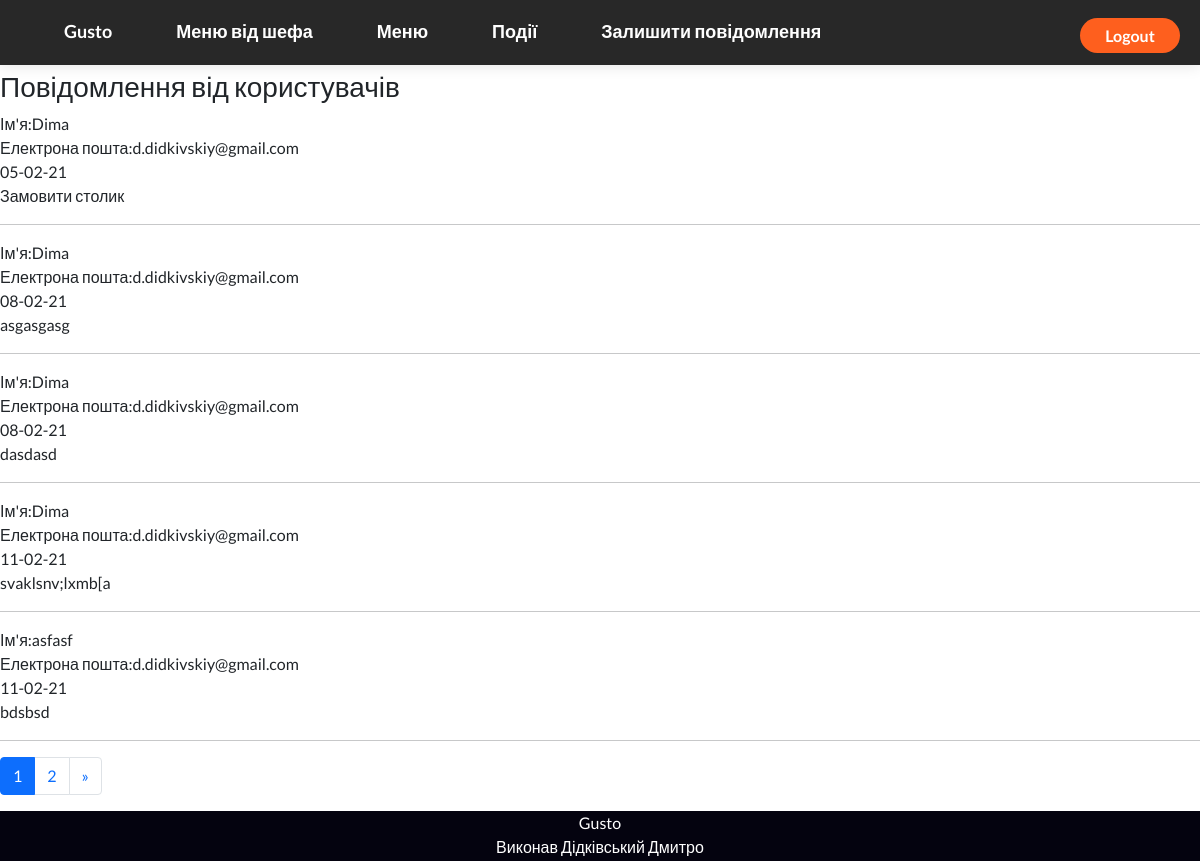
/user_messages/ (signed in), run on the app's committed database.
### main_gusto/models.py (models this page shows, shortened)
class UserMessages(models.Model):
    user_name = models.CharField(max_length=50)
    user_email = models.EmailField()
    message = models.CharField(max_length=200)
    is_processed = models.BooleanField(default=False)
    send_date = models.DateField(auto_now_add=True)

### user_messages/views.py (the view)
# urls.py: path('', messages_view),
def messages_view(request):
    messages = UserMessages.objects.filter(
        is_processed=False).order_by('send_date')
    paginator = Paginator(messages, 5)
    page = request.GET.get('page')
    messages_page = paginator.get_page(page)
    return render(request, 'message_page.html', context={'items': messages_page})

### user_messages/templates/message_page.html (shortened to what this page needs)
{% extends 'mainPage.html' %} {% block content %} {% comment %} {% endcomment %}
{% if 'manager' in user.groups.0.name or user.is_staff %}
<div class="user_message_page">
    <h3>Повідомлення від користувачів</h3>
    {% for item in items %}
    <div class="user_data_info"><label>Ім'я: </label>{{item.user_name}}</div>
    <div class="user_data_info">
        <label>Електрона пошта: </label>{{item.user_email}}
    </div>
    <div class="user_data_info">{{item.send_date|date:'d-m-y'}}</div>
    <div class="user_data_info">{{item.message}}</div>
    <hr />
    {% endfor %}
</div>
<ul class="pagination">
     {% for page in items.paginator.page_range %}
    {% if page == items.number %}
    <li class="page-item active">
        <a class="page-link" href="#"> {{page}} </a>
    </li>
    {% else %}
    <li class="page-item">
        <a class="page-link" href="?page={{page}}"> {{page}} </a>
    </li>
    {% endif %} {% endfor %} {% if items.has_next %}
    <li class="page-item">
        <a
            class="page-link"
            href="?page={{ items.paginator.num_pages }}"
            aria-label="Next"
        >
            <span aria-hidden="true">&raquo;</span>
        </a>
    </li>
    {% endif %}
</ul>
{%endif%} {% endblock %}

### static/css/styles.css (style rules this page uses)
* { padding: 0; margin: 0; box-sizing: border-box; font-family: "Lato", sans-serif; }

### data on the page
UserMessages: user_name "Dima", user_email "d.didkivskiy@gmail.com", send_date "05-02-21", message "Замовити столик"
UserMessages: user_name "Dima", user_email "d.didkivskiy@gmail.com", send_date "08-02-21", message "asgasgasg"
UserMessages: user_name "Dima", user_email "d.didkivskiy@gmail.com", send_date "08-02-21", message "dasdasd"
UserMessages: user_name "Dima", user_email "d.didkivskiy@gmail.com", send_date "11-02-21", message "svaklsnv;lxmb[a"
UserMessages: user_name "asfasf", user_email "d.didkivskiy@gmail.com", send_date "11-02-21", message "bdsbsd"

### other printed values
{{ page }} "1"
{{ page }} "2"
